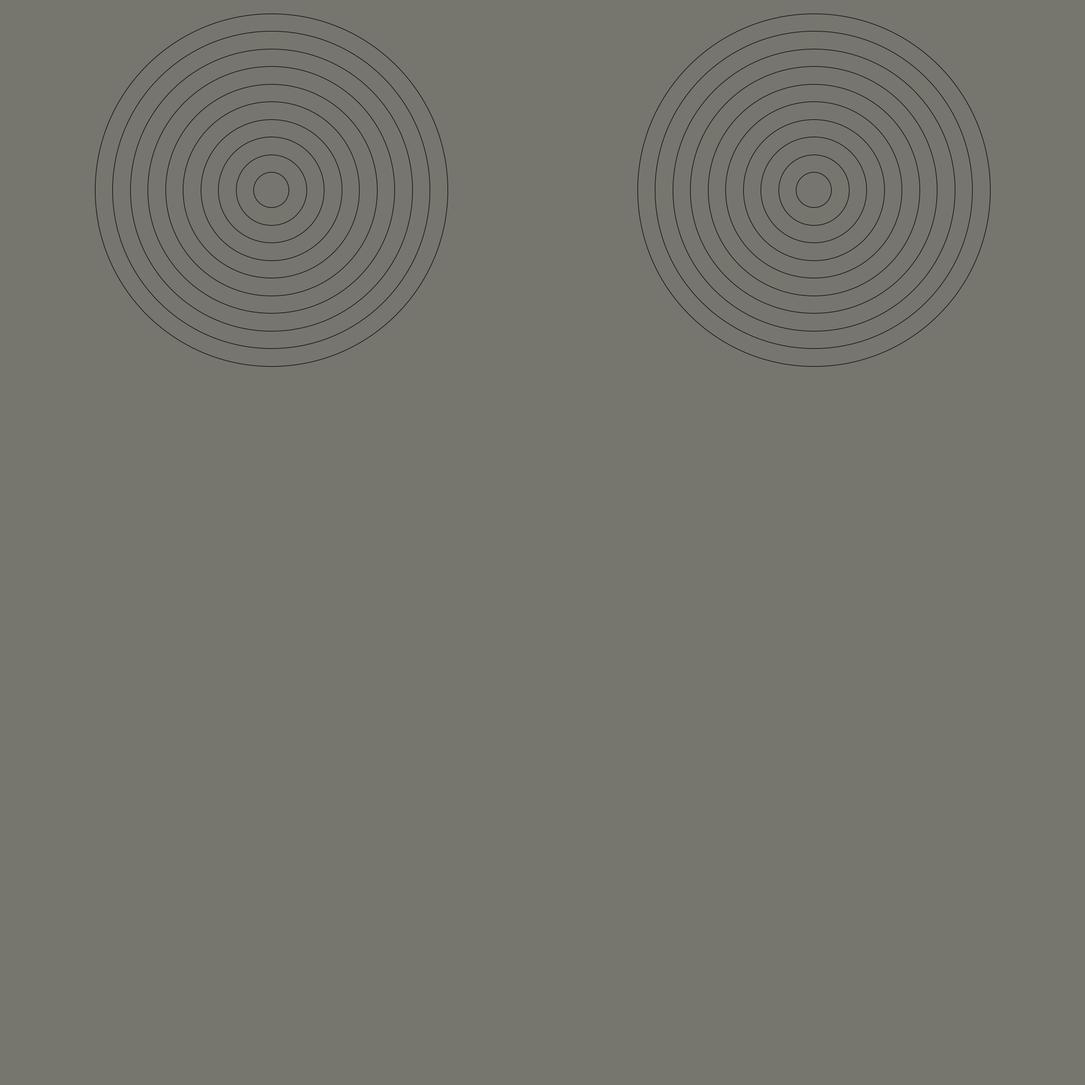
Frame 1 (no input)
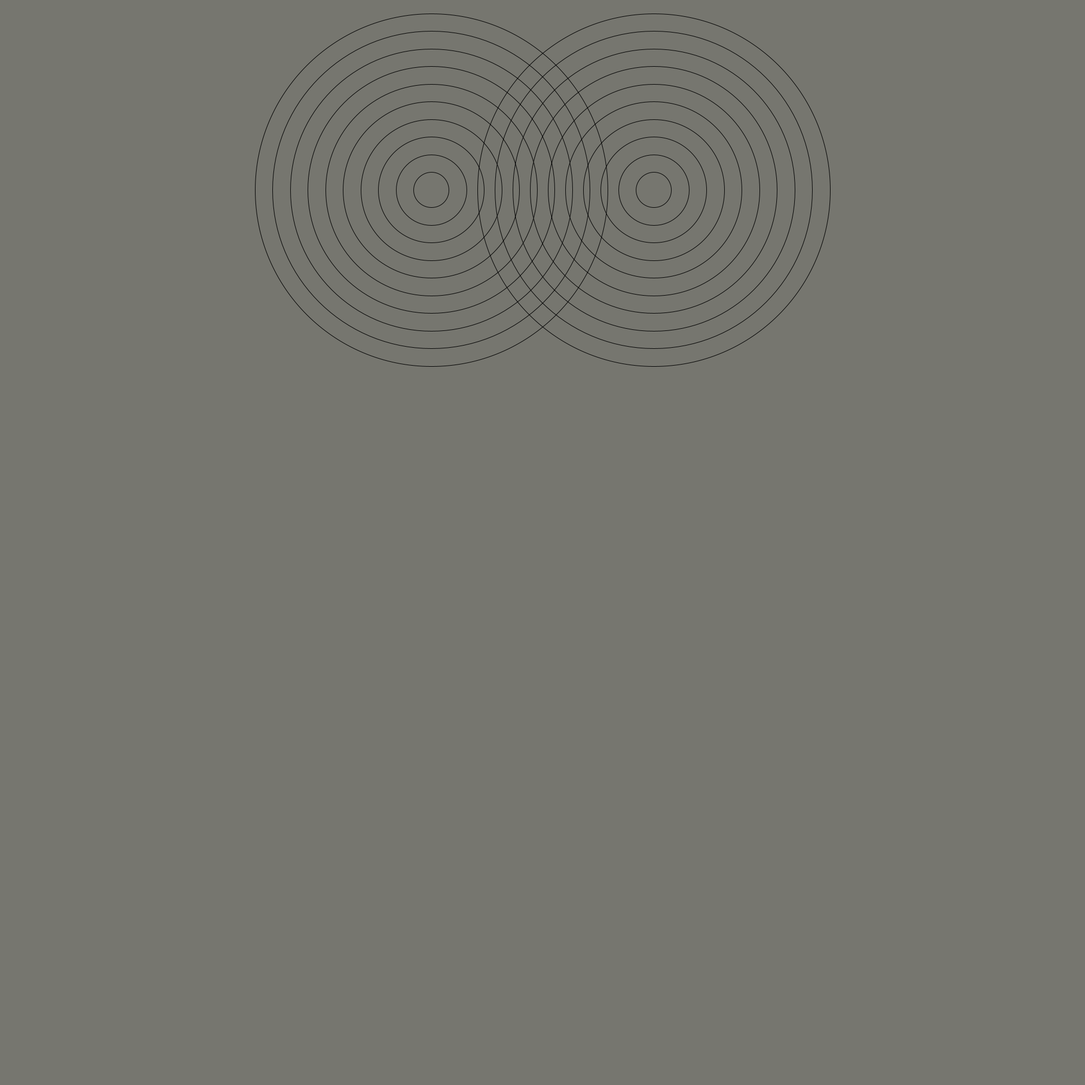
Frame 60 (the mouse pressed at the canvas centre just before this capture)
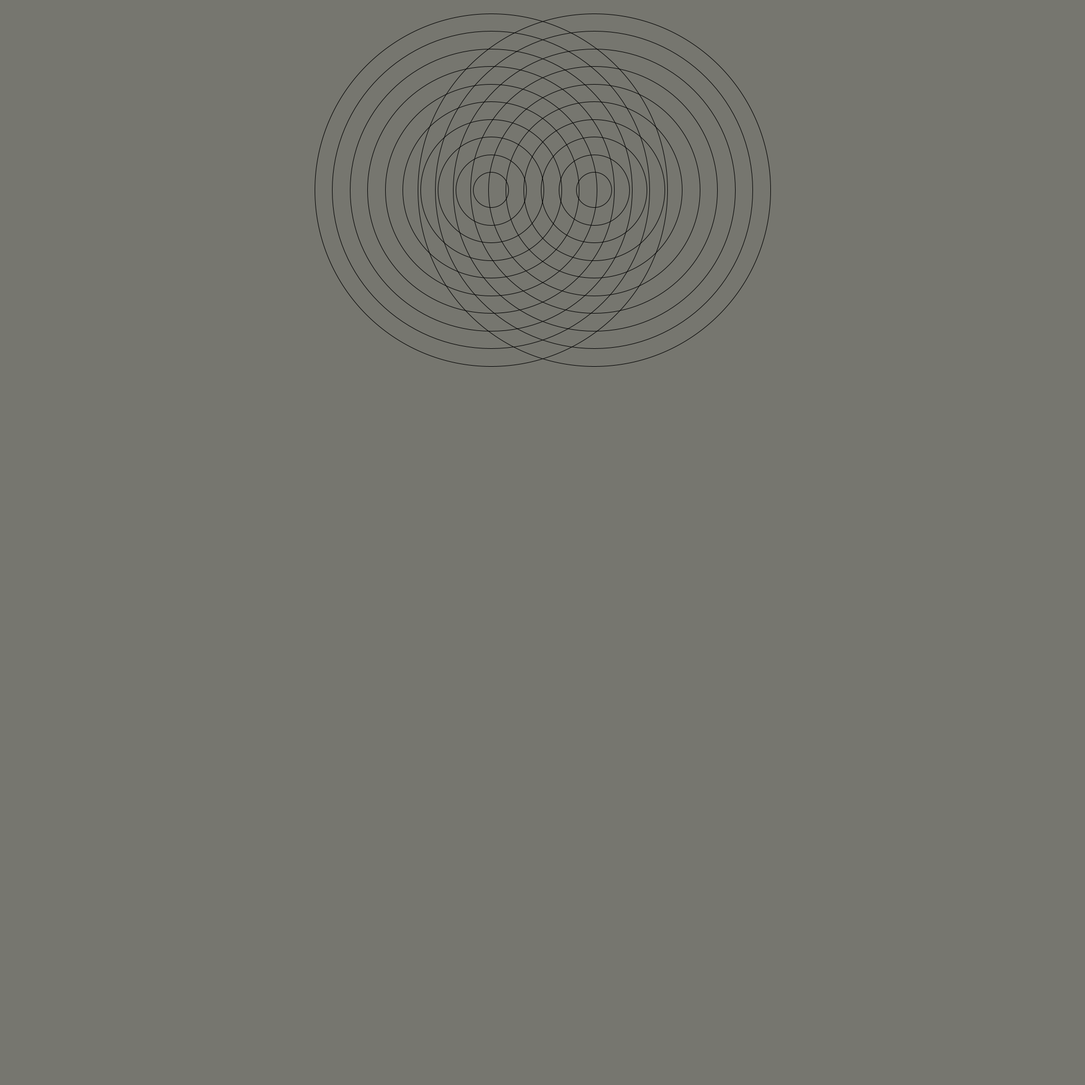
Frame 120 (the mouse held since frame 60 and released just before this capture)

The Processing sketch that drew these frames (run headless with seeded random() and noise(); from frame 60 on, the mouse is pressed at the canvas centre):

// Processing sketch: AmazingRings
// ── AmazingRings.pde
int X1 = 500;
int X2 = 1500;
void draw(){
 background(#76766F);
  noFill();
  for(int i=10;i>0;i--){
 ellipse( X1,350,i*65,i*65);
 if(i%2==0){
  
   
}
else{
  
}


} 
for(int i=10;i>0;i--){
 ellipse( X2,350,i*65,i*65);
 if(i%2==0){
  
   
}
else{
  
}

} 
X1 +=5;
X2 -=5;
if(X1==1750){
 X1=250; 
}
if(X2==250){
  X2=1750;
}
}

void setup(){
  size(2000,2000);
}
